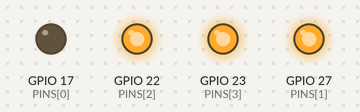
Simulated run of this program. Board: Raspberry Pi (BCM pin numbers). Shown: output pins drawn as LEDs (lit = HIGH).

Above: at 0.2 s.
At 1.2 s:
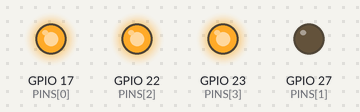
At 2.2 s:
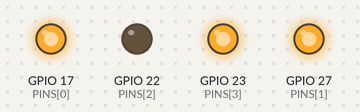
At 3.2 s:
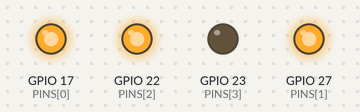
At 4.7 s:
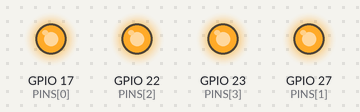
Timing chart, 0 to 5.2 s (numbered marks = the images above):
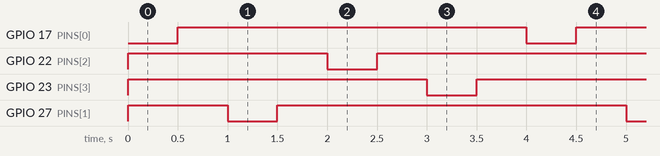

Measured:
- by itself, GPIO 17 (PINS[0]), GPIO 22 (PINS[2]), GPIO 23 (PINS[3]), GPIO 27 (PINS[1]): alternates HIGH for 3.5 s and LOW for 0.50 s
- by itself, everything shown: repeats every 4.0 s, in 8 steps

The program:

example.py
```python
# Raspberry Pi (RPi.GPIO) script using BCM pins 17, 27, 22, 23 to control four active-low relays in sequence and clean up on exit.
#
# Buy this module: https://shillehtek.com/products/4-channel-24v-relay-module
# Full manual: https://shillehtek.com/blogs/shillehtek-product-manuals/4-channel-24v-relay-module-manual
# More examples: https://github.com/shillehbean/shillehtek-examples
#

#!/usr/bin/env python3
# 4-Channel 24V Relay Module - Raspberry Pi Example
# IN pins: GPIO 17, 27, 22, 23 (BCM)
# Active LOW logic.

import RPi.GPIO as GPIO
import time

PINS = [17, 27, 22, 23]

GPIO.setmode(GPIO.BCM)
for p in PINS:
    GPIO.setup(p, GPIO.OUT, initial=GPIO.HIGH)  # start OFF

try:
    while True:
        GPIO.output(17, GPIO.LOW)   # Relay 1 ON
        time.sleep(0.5)
        GPIO.output(17, GPIO.HIGH)  # Relay 1 OFF
        time.sleep(0.5)
        GPIO.output(27, GPIO.LOW)   # Relay 2 ON
        time.sleep(0.5)
        GPIO.output(27, GPIO.HIGH)  # Relay 2 OFF
        time.sleep(0.5)
        GPIO.output(22, GPIO.LOW)   # Relay 3 ON
        time.sleep(0.5)
        GPIO.output(22, GPIO.HIGH)  # Relay 3 OFF
        time.sleep(0.5)
        GPIO.output(23, GPIO.LOW)   # Relay 4 ON
        time.sleep(0.5)
        GPIO.output(23, GPIO.HIGH)  # Relay 4 OFF
        time.sleep(0.5)
except KeyboardInterrupt:
    print("Stopped by user")
finally:
    for p in PINS:
        GPIO.output(p, GPIO.HIGH)  # ensure OFF
    GPIO.cleanup()
```
